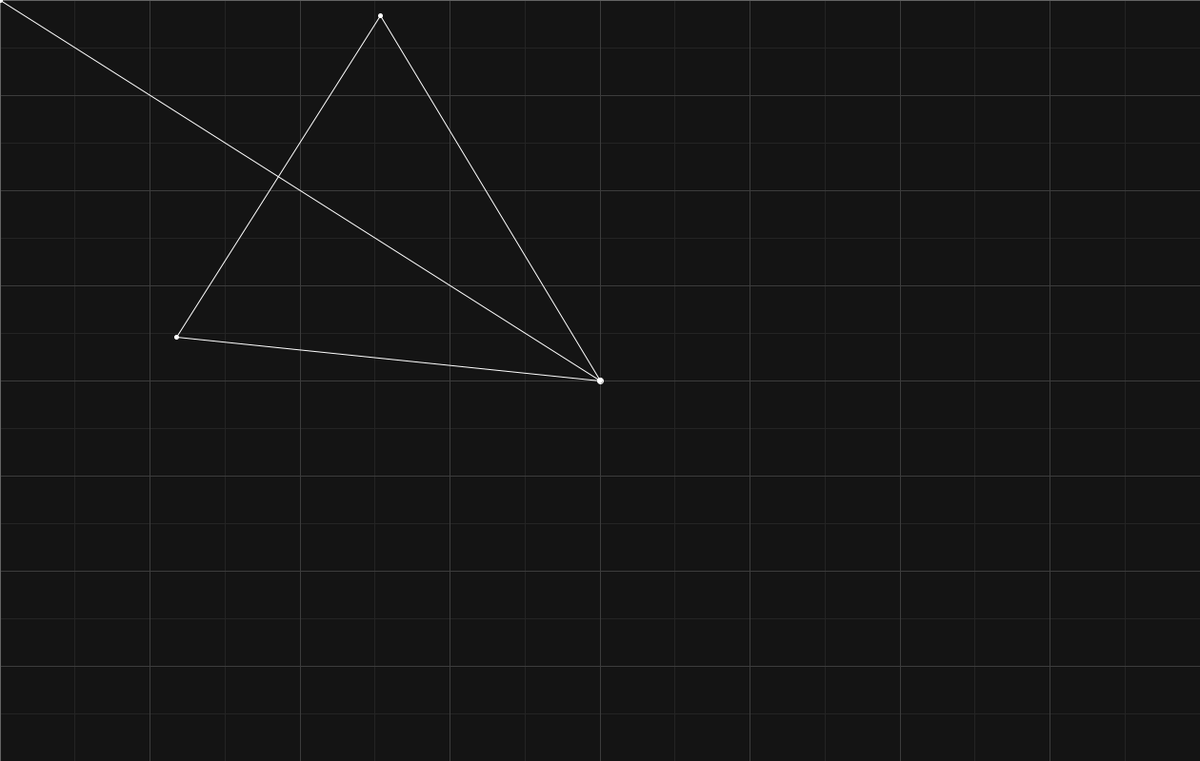
Frame 1 (no input)
Frame 60 (the mouse pressed at the canvas centre just before this capture): identical to frame 1, image omitted
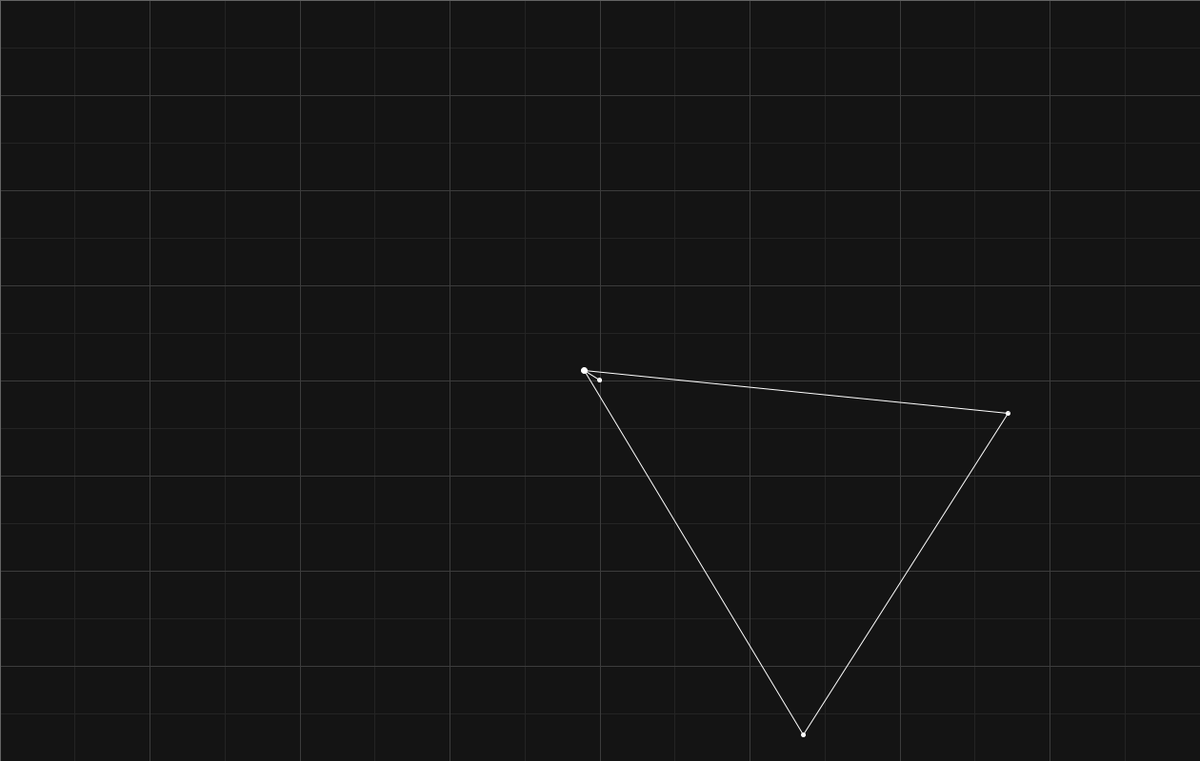
Frame 120 (the mouse held since frame 60 and released just before this capture)

The Processing sketch that drew these frames (run headless with seeded random() and noise(); from frame 60 on, the mouse is pressed at the canvas centre):

// Processing sketch: tiles
// ── tiles.pde
Tile tiles;
Entity entity;

void setup () {
  size(1260, 800);
  background(20);

  // Tiles have a fixed size
  int tileSize = 120;
  entity = new Entity(45, 400);

  // Create the tiles, 12x12 tiles in the world
  tiles = new Tile(new PVector(0, 0), width, height).divide(8);
  for (int i = 0; i < tiles.children.length; i++) {
    // Divide a tile into smaller patches
    tiles.children[i].divide(2);
  }
}

void draw () {
  background(20);

  noFill();
  stroke(80);
  tiles.draw(1);
  noFill();
  stroke(200);

  entity.update().draw();
}

void mouseReleased () {
  entity.move(true);
}

void mousePressed () {
  entity.move(true);
}

class Tile {
  public Tile[] children;
  private PVector position;
  private float w, h;

  Tile (PVector _position, float _w, float _h) {
    position = _position;
    w = _w;
    h = _h;
    children = new Tile[0];
  }

  // Divide the tile into small "patches"
  Tile divide (int divisions) {
    float _w = w / (float) divisions;
    float _h = h / (float) divisions;

    children = new Tile[divisions * divisions];

    for (int x = 0; x < divisions; x++) {
      for (int y = 0; y < divisions; y++) {
        PVector pos = PVector.add(new PVector(x * _w, y * _h), position);
        children[(x * divisions) + y] = new Tile(pos, _w, _h);
      }
    }

    return this;
  }

  // Draw all patches
  Tile draw (float depth) {
    for (int i = 0; i < children.length; i++) {
      children[i].draw(depth * 0.6);
    }

    stroke(100 * depth);
    rect(position.x, position.y, w, h);
    return this;
  }
};

class Entity {
  //    E
  //    ^
  //    |
  // L --- R
  //  \   /
  //    O
  private PVector left, right, origin, eye;
  private float angle, distance;
  private boolean _movement;

  Entity (float _angle, float _distance) {
    angle = _angle;
    distance = _distance;
    origin = new PVector(width / 2, height / 2);
    eye = new PVector(mouseX, mouseY);
  }

  Entity move (boolean movement) {
    _movement = movement;
    return this;
  }

  Entity update () {
    eye.lerp(new PVector(mouseX, mouseY), 0.2);

    if (_movement == true) {
      origin.lerp(eye, 0.02);
    }

    PVector e = PVector.sub(eye, origin);
    e.normalize();
    e.mult(distance);

    PVector tip = PVector.add(origin, e);

    left = new PVector(-e.y, e.x);
    left.normalize();
    left.mult(distance * 0.5);
    left.add(tip);

    right = new PVector(e.y, -e.x);
    right.normalize();
    right.mult(distance * 0.5);
    right.add(tip);

    return this;
  }

  Entity draw () {
    stroke(255);
    noFill();

    line(origin.x, origin.y, eye.x, eye.y);
    line(left.x, left.y, right.x, right.y);
    line(origin.x, origin.y, left.x, left.y);
    line(origin.x, origin.y, right.x, right.y);

    fill(255);
    ellipse(right.x, right.y, 4, 4);
    ellipse(left.x, left.y, 4, 4);
    ellipse(origin.x, origin.y, 6, 6);
    ellipse(eye.x, eye.y, 4, 4);
    return this;
  }
};
